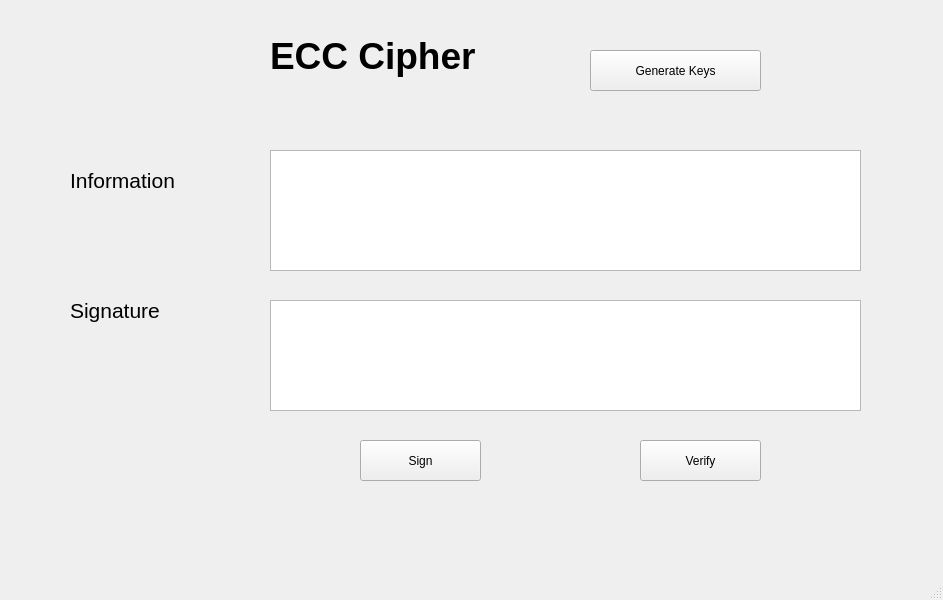
<?xml version="1.0" encoding="UTF-8"?>
<ui version="4.0">
 <class>MainWindow</class>
 <widget class="QMainWindow" name="MainWindow">
  <property name="geometry">
   <rect>
    <x>0</x>
    <y>0</y>
    <width>943</width>
    <height>600</height>
   </rect>
  </property>
  <property name="windowTitle">
   <string>MainWindow</string>
  </property>
  <widget class="QWidget" name="centralwidget">
   <widget class="QLabel" name="label">
    <property name="geometry">
     <rect>
      <x>270</x>
      <y>20</y>
      <width>291</width>
      <height>71</height>
     </rect>
    </property>
    <property name="font">
     <font>
      <pointsize>28</pointsize>
      <weight>75</weight>
      <bold>true</bold>
     </font>
    </property>
    <property name="text">
     <string>ECC Cipher</string>
    </property>
   </widget>
   <widget class="QPushButton" name="btn_generate">
    <property name="geometry">
     <rect>
      <x>590</x>
      <y>50</y>
      <width>171</width>
      <height>41</height>
     </rect>
    </property>
    <property name="text">
     <string>Generate Keys</string>
    </property>
   </widget>
   <widget class="QLabel" name="label_3">
    <property name="geometry">
     <rect>
      <x>70</x>
      <y>160</y>
      <width>151</width>
      <height>41</height>
     </rect>
    </property>
    <property name="font">
     <font>
      <pointsize>16</pointsize>
     </font>
    </property>
    <property name="text">
     <string>Information</string>
    </property>
   </widget>
   <widget class="QLabel" name="label_5">
    <property name="geometry">
     <rect>
      <x>70</x>
      <y>290</y>
      <width>131</width>
      <height>41</height>
     </rect>
    </property>
    <property name="font">
     <font>
      <pointsize>16</pointsize>
     </font>
    </property>
    <property name="text">
     <string>Signature</string>
    </property>
   </widget>
   <widget class="QTextEdit" name="txt_info">
    <property name="geometry">
     <rect>
      <x>270</x>
      <y>150</y>
      <width>591</width>
      <height>121</height>
     </rect>
    </property>
   </widget>
   <widget class="QTextEdit" name="txt_sign">
    <property name="geometry">
     <rect>
      <x>270</x>
      <y>300</y>
      <width>591</width>
      <height>111</height>
     </rect>
    </property>
   </widget>
   <widget class="QPushButton" name="btn_sign">
    <property name="geometry">
     <rect>
      <x>360</x>
      <y>440</y>
      <width>121</width>
      <height>41</height>
     </rect>
    </property>
    <property name="text">
     <string>Sign</string>
    </property>
   </widget>
   <widget class="QPushButton" name="btn_verify">
    <property name="geometry">
     <rect>
      <x>640</x>
      <y>440</y>
      <width>121</width>
      <height>41</height>
     </rect>
    </property>
    <property name="text">
     <string>Verify</string>
    </property>
   </widget>
  </widget>
  <widget class="QMenuBar" name="menubar">
   <property name="geometry">
    <rect>
     <x>0</x>
     <y>0</y>
     <width>943</width>
     <height>26</height>
    </rect>
   </property>
  </widget>
  <widget class="QStatusBar" name="statusbar"/>
 </widget>
 <resources/>
 <connections/>
</ui>
